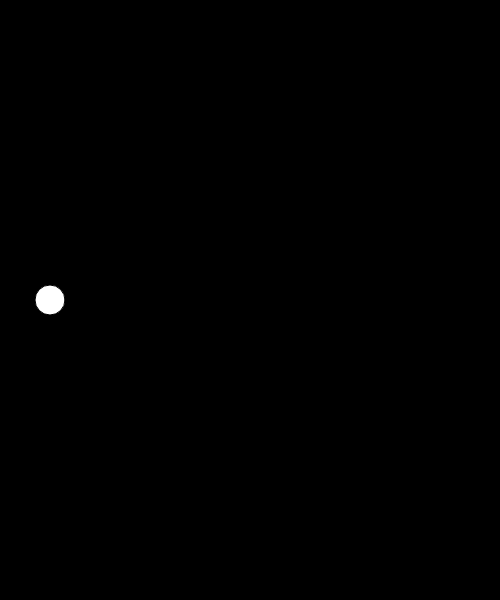
Frame 1 (no input)
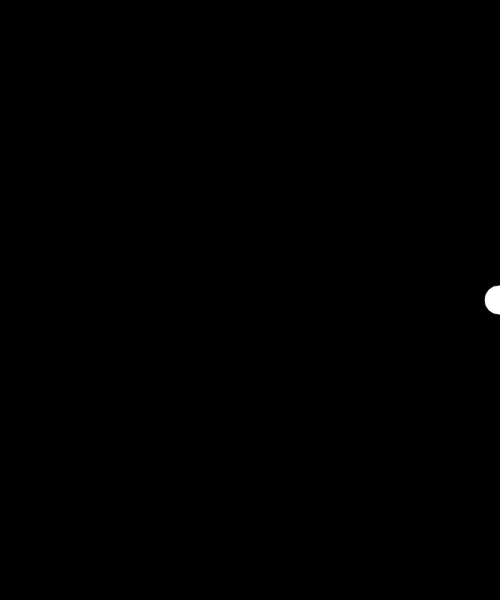
Frame 60 (no input)
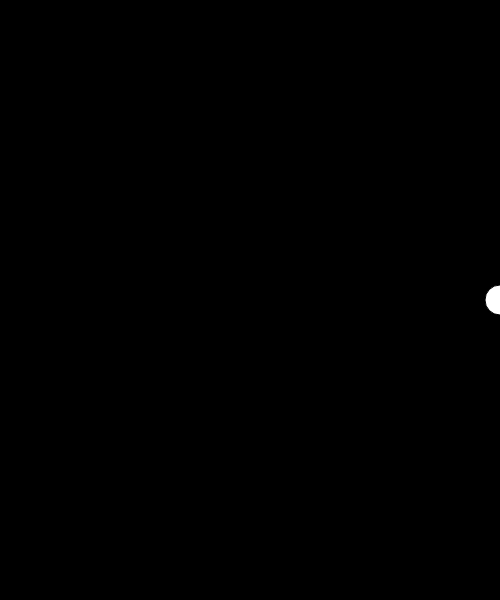
Frame 120 (the mouse pressed at the canvas centre since frame 60)

The p5.js sketch that drew these frames (run headless with seeded random() and noise() and a simulated clock; from frame 60 on, the mouse is pressed at the canvas centre):

// p5.js sketch
// ── sketch.js
//lerp(startValue, targetValue, xxx%)
//linear interpolation
var x;
function setup() {
  createCanvas(500,600);
  x = 0;
}

function draw() {
  background(0);
  x = lerp(x, width, 0.1); //update x value -> smooth effect(ease in, ease out effect)
  ellipse(x, height/2, 30,30);
}
